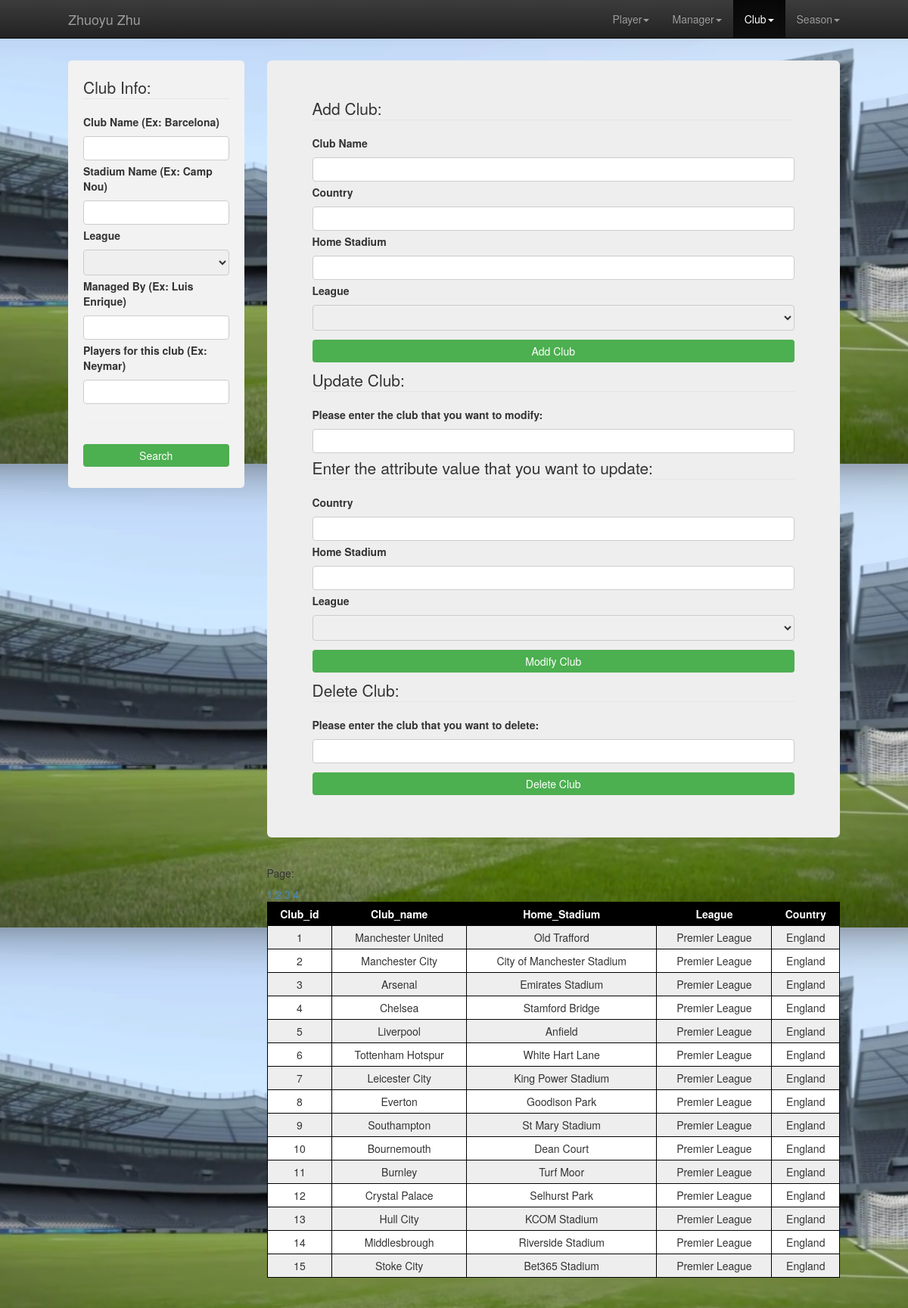
Screenshot of /web/club.php with the database file from the repository.
### tables this page shows
create table club
(
club_id int not null,
club_name varchar(50) not null,
home_stadium varchar(50) not null,
league varchar(100) not null,
country varchar(50) not null,
PRIMARY KEY (club_id)
);

### web/club.php (the view, shortened to what this page needs)
<!DOCTYPE html>
<html>
  <head>
    <link href="css/bootstrap.min.css" rel="stylesheet" media="screen">
    <link href="css/bootstrap-theme.css" rel="stylesheet" media="screen">
    <link href="css/my-styles.css" rel="stylesheet" media="screen">
    <link rel="stylesheet" type="text/css" href="css/style-responsive.css" />
  </head>
  <body>
    <div class="navbar navbar-inverse navbar-fixed-top">
      <div class="container">
        <div class="navbar-header">
        <a class="navbar-brand text-muted" href="Final.html">Zhuoyu Zhu</a>
        </div>
        <div class="collapse navbar-collapse">
          <ul class="nav navbar-nav navbar-right">
            <li class="dropdown">
              <a data-toggle="dropdown" data-target="player.html">Player<b class="caret"></b></a>
            </li>
            <li class="dropdown">
              <a data-toggle="dropdown" data-target="manager.html">Manager<b class="caret"></b></a>
            </li>
            <li class="active dropdown">
              <a data-toggle="dropdown" data-target="club.html">Club<b class="caret"></b></a>
            </li>
            <li class="dropdown">
              <a data-toggle="dropdown" data-target="match.html">Season<b class="caret"></b></a>
            </li>
          </ul>
        </div>
      </div>
    </div>
    <div class="container documentationbar">
      <div class="row row-offcanvas row-offcanvas-right">
        <div class="col-xs-2 col-sm-3 sidebar-offcanvas" id="sidebar" role="navigation">
          <div class="query">
            <form method= "get" action="">
              <fieldset>
                <legend>Club Info:</legend>
                <label for="lclubname">Club Name (Ex: Barcelona)</label>
                <input type="text" id="clubname" name="clubname" value="<?php echo htmlspecialchars($_GET['clubname']);?>">
                <label for="lhomestadium">Stadium Name (Ex: Camp Nou)</label>
                <input type="text" id="homestadium" name="homestadium" value="<?php echo htmlspecialchars($_GET['homestadium']);?>">
                <label for="league">League</label>
                <select id="league" name="league" value="<?php echo htmlspecialchars($_GET['league']);?>">
                  <option value=""></option>
                  <option value="Premier League">Premier League</option>
                </select>
                <label for="lmanagername">Managed By (Ex: Luis Enrique)</label>
                <input type="text" id="managername" name="managername" value="<?php echo htmlspecialchars($_GET['managername']);?>">
                <label for="lplayername">Players for this club (Ex: Neymar)</label>
                <input type="text" id="playername" name="playername" value="<?php echo htmlspecialchars($_GET['playername']);?>"><hr>
                <input type="submit" value="Search">
              </fieldset>
            </form>
          </div>
        </div>
        <div class="col-xs-12 col-lg-9">
          <div class="jumbotron">
            <form method= "post" action="">
              <fieldset>
                <legend>Add Club:</legend>
                <label for="lclubname">Club Name</label>
                <input type="text" id="addclubname" name="AddClubName" value="<?php echo htmlspecialchars($_GET['AddClubName']);?>">
                <label for="lcountry">Country</label>
                <input type="text" id="countryname" name="AddClubCountry" value="<?php echo htmlspecialchars($_GET['AddClubCountry']);?>">
                <label for="lstadium">Home Stadium</label>
                <input type="text" id="stadiumname" name="AddHomeStadium" value="<?php echo htmlspecialchars($_GET['AddHomeStadium']);?>">
                <label for="position">League</label>
                <select id="position" name="AddClubLeague" value="<?php echo htmlspecialchars($_GET['AddClubLeague']);?>">
                  <option value=""></option>
                  <option value="Premier League">Premier League</option>
                </select>
                <input type="submit" value="Add Club" name="AddClub">
              </fieldset>
            </form>
            <form method= "post" action="">
              <fieldset>
                <legend>Update Club:</legend>
                <label for="lclubname">Please enter the club that you want to modify:</label>
                <input type="text" id="updateclubname" name="UpdateClubName" value="<?php echo htmlspecialchars($_GET['UpdateClubName']);?>">
                <br>
                <legend>Enter the attribute value that you want to update:</legend>
                <label for="lcountry">Country </label>
                <input type="text" id="updatecountryname" name="UpdateClubCountry" value="<?php echo htmlspecialchars($_GET['UpdateClubCountry']);?>">
                <label for="lstadium">Home Stadium</label>
                <input type="text" id="stadiumname" name="UpdateHomeStadium" value="<?php echo htmlspecialchars($_GET['UpdateHomeStadium']);?>">
                <label for="position">League</label>
                <select id="updateposition" name="UpdateClubLeague" value="<?php echo htmlspecialchars($_GET['UpdateClubLeague']);?>">
                  <option value=""></option>
                  <option value="Premier League">Premier League</option>
                </select>
                <input type="submit" value="Modify Club" name="ModifyClub">
              </fieldset>
            </form>
            <form method= "post" action="">
              <fieldset>
                <legend>Delete Club:</legend>
                <label for="lclubname">Please enter the club that you want to delete:</label>
                <input type="text" id="deleteclubname" name="DeleteClubName" value="<?php echo htmlspecialchars($_GET['DeleteClubName']);?>">
                <input type="submit" value="Delete Club" name="DeleteClub">
              </fieldset>
            </form>
          </div>
          <div class="row">
            <div class="col-xs-12 col-lg-12">
              <form method="get" action="">
                <h5>Page: </h5>
                <table id="t01">
                  <tr>
                    <th>Club_id</th>
                    <th>Club_name</th>
                    <th>Home_Stadium</th>
                    <th>League</th>
                    <th>Country</th>
                  </tr>
                <?php
                $managername = trim($_REQUEST['managername']);
                $playername = trim($_REQUEST['playername']);
                $page=$_GET["page"];
                if ($page=="" || $page=="1") {
                  $page1 = 0;
                } else {
                  $page1 = ($page*15)-15;
                }
                $condition=$_GET["cc"];
                if (!$managername && !$playername) {
                  $query = "SELECT distinct c.club_id, c.club_name, c.home_stadium, c.league, c.country
                          from club c ".$condition." limit $page1, 15";
                  $result = mysqli_query($dbcon, $query)
                    or die('Query failed: ' . mysqli_error($dbcon));
                }
                while ($tuple = mysqli_fetch_assoc($result)) {
                  print '<tr><td>'.$tuple['club_id'].'</td>
                  <td>'.$tuple['club_name'].'</td>
                  <td>'.$tuple['home_stadium'].'</td>
                  <td>'.$tuple['league'].'</td>
                  <td>'.$tuple['country'].'</td></tr>';
                }
                if (!$managername && !$playername) {
                  $query1 = "SELECT distinct c.club_id, c.club_name, c.home_stadium, c.league, c.country
                          from club c ".$condition;
                  $result1 = mysqli_query($dbcon, $query1)
                    or die('Query failed: ' . mysqli_error($dbcon));
                }
                $total = 0;
                while ($tuple = mysqli_fetch_assoc($result1)) {
                  $total += 1;
                }
                $p = $total/15;
                $p = ceil($p);
                for ($b=1;$b<=$p;$b++) {
                  ?><a href="club.php?page=<?php echo $b; ?>&cc=<?php echo $condition; ?>"><?php echo $b." "; ?></a><?php
                }
                echo "<br>";
                ?>
                </table>
                <br>
                <br>
              </form>
            </div>
          </div>
        </div>
      </div>
    </div>
  </body>
</html>

### web/css/my-styles.css (style rules this page uses)
input[type=text], select { width: 100%; padding: 5px 10px; margin: 4px 0; display: inline-block; border: 1px solid #ccc; border-radius: 4px; box-sizing: border-box; }
input[type=submit] { width: 100%; background-color: #4CAF50; color: white; padding: 5px 10px; margin: 8px 0; border: none; border-radius: 4px; cursor: pointer; }
.query { border-radius: 5px; background-color: #f2f2f2; padding: 20px; }
body { padding-top: 50px; background-image: url("homepage.png") !important; }
.container { max-width: 1050px; }
.documentationbar { margin-top: 30px; }
hr { size: 20; background-color: black; }

### web/club.php (style rules this page uses)
table { width:100%; }
table, th, td { border: 1px solid black; border-collapse: collapse; }
th, td { padding: 5px; text-align: center; }
table#t01 tr:nth-child(even) { background-color: #eee; }
table#t01 tr:nth-child(odd) { background-color:#fff; }
table#t01 th { background-color: black; color: white; }

### rows the page displays
club: club_id "1", club_name "Manchester United", home_stadium "Old Trafford", league "Premier League", country "England"
club: club_id "2", club_name "Manchester City", home_stadium "City of Manchester Stadium", league "Premier League", country "England"
club: club_id "3", club_name "Arsenal", home_stadium "Emirates Stadium", league "Premier League", country "England"
club: club_id "4", club_name "Chelsea", home_stadium "Stamford Bridge", league "Premier League", country "England"
club: club_id "5", club_name "Liverpool", home_stadium "Anfield", league "Premier League", country "England"
club: club_id "6", club_name "Tottenham Hotspur", home_stadium "White Hart Lane", league "Premier League", country "England"
club: club_id "7", club_name "Leicester City", home_stadium "King Power Stadium", league "Premier League", country "England"
club: club_id "8", club_name "Everton", home_stadium "Goodison Park", league "Premier League", country "England"
club: club_id "9", club_name "Southampton", home_stadium "St Mary Stadium", league "Premier League", country "England"
club: club_id "10", club_name "Bournemouth", home_stadium "Dean Court", league "Premier League", country "England"
club: club_id "11", club_name "Burnley", home_stadium "Turf Moor", league "Premier League", country "England"
club: club_id "12", club_name "Crystal Palace", home_stadium "Selhurst Park", league "Premier League", country "England"
club: club_id "13", club_name "Hull City", home_stadium "KCOM Stadium", league "Premier League", country "England"
club: club_id "14", club_name "Middlesbrough", home_stadium "Riverside Stadium", league "Premier League", country "England"
club: club_id "15", club_name "Stoke City", home_stadium "Bet365 Stadium", league "Premier League", country "England"
